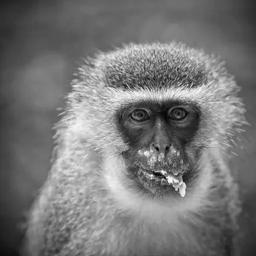
#> input picture A2/b2_a.png, 256 x 256 px
$ jupyter execute --allow-errors _CS6643_A2.ipynb
#> lines starting #> are read from the running program, lines starting #| are printed output that depends on the picture; after the words box and inside, x2 and y2 are one past the last pixel; in counts of white or black regions, pixels touching at a corner belong together; long printed decimals are rounded
[cell 1]
import numpy as np
import matplotlib.pyplot as plt
import cv2

oa_img = cv2.imread('./b2_a.png', cv2.IMREAD_GRAYSCALE)
#> oa_img is the input picture: shape (256, 256); min 0, max 255, mean 118.5
ob_img = cv2.imread('./b2_b.png', cv2.IMREAD_GRAYSCALE)
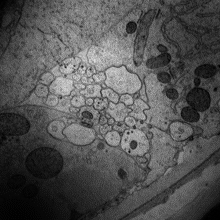
#> input picture A2/b2_b.png, 220 x 220 px
#> ob_img is the input picture: shape (220, 220); min 0, max 220, mean 81.5
oc_img = cv2.imread('./b2_c.png', cv2.IMREAD_GRAYSCALE)
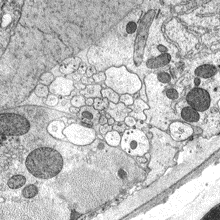
#> input picture A2/b2_c.png, 220 x 220 px
#> oc_img is the input picture: shape (220, 220); min 40, max 255, mean 187.3
na_img = np.array(oa_img)
a_img = ((na_img - np.min(na_img)) * (1/(np.max(na_img) - np.min(na_img)) * 255)).astype('uint8')
nb_img = np.array(ob_img)
b_img = ((nb_img - np.min(nb_img)) * (1/(np.max(nb_img) - np.min(nb_img)) * 255)).astype('uint8')
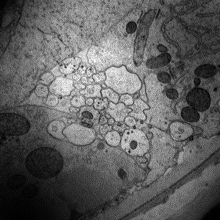
#> b_img: shape (220, 220); min 0, max 254, mean 93.9
nc_img = np.array(oc_img)
c_img = ((nc_img - np.min(nc_img)) * (1/(np.max(nc_img) - np.min(nc_img)) * 255)).astype('uint8')
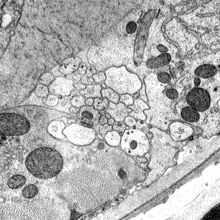
#> c_img: shape (220, 220); min 0, max 254, mean 174.3

# extra helper functions:
# df function
def create_hist(img_in):
    # Initialize a list with 256 zeros to represent the pdf bins
    pdf = [0] * 256
    total_pixels = 0

    # Iterate through each pixel in the image
    for row in img_in:
        for pixel in row:
            # Update the corresponding bin in the pdf
            pdf[pixel] += 1
            total_pixels += 1

    pdf = [count / total_pixels for count in pdf]

    return pdf

# thresholding functions:
# defining manual threshold function here
def manual_threshold(img_in, threshold):

#> called with threshold = 127
    manual_thresh_img = []

    for row in img_in:
        thresholded_row = []
        for pixel in row:
            thresholded_row.append(255 if pixel > threshold else 0)
        manual_thresh_img.append(thresholded_row)
#> after the loop, manual_thresh_img = 256 items

    return manual_thresh_img


global_threshold = 127
# processing A image with both manual & otsu thresholding
pma_img = manual_threshold(a_img, global_threshold)
#> pma_img = 256 items
a_arr = np.array(pma_img)
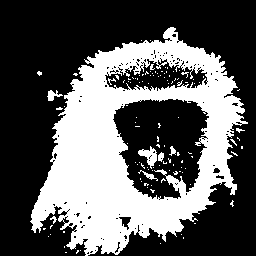
#> a_arr: shape (256, 256) int64; 35.8% white; 119 white regions (110 under 20 px), largest, box (x1, y1, x2, y2) and area: (30, 27, 248, 256) 22552, (138, 146, 157, 169) 198, (47, 90, 63, 101) 87
cv2.imwrite('b2_a_processed_manual.png', a_arr)


# processing B image with both manual & otsu
pmb_img = manual_threshold(b_img, global_threshold)
#> pmb_img = 220 items
b_arr = np.array(pmb_img)
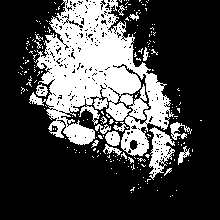
#> b_arr: shape (220, 220) int64; 27.4% white; 214 white regions (197 under 20 px), largest, box (x1, y1, x2, y2) and area: (29, 0, 174, 156) 11061, (149, 127, 175, 180) 660, (170, 122, 192, 140) 170
cv2.imwrite('b2_b_processed_manual.png', b_arr)

# processing C image with both manual & otsu
pmc_img = manual_threshold(c_img, global_threshold)
#> pmc_img = 220 items
c_arr = np.array(pmc_img)
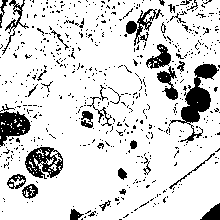
#> c_arr: shape (220, 220) int64; 85.3% white; 584 black regions (547 under 20 px), largest, box (x1, y1, x2, y2) and area: (169, 64, 219, 143) 1174, (25, 147, 63, 179) 663, (0, 111, 31, 147) 629
cv2.imwrite('b2_c_processed_manual.png', c_arr)


# Graph Visualizations
print("A: Histogram, Histogram Post Manual, Histogram Post Otsu")
am_img = cv2.imread('./b2_a_processed_manual.png', cv2.IMREAD_GRAYSCALE)
aog_img = cv2.imread('./b2_a.png', cv2.IMREAD_GRAYSCALE)

#> (the rest of this cell did not finish here and is left out)

[cell 2]
import numpy as np
import matplotlib.pyplot as plt
import cv2

a_img = cv2.imread('./b2_a.png', cv2.IMREAD_GRAYSCALE)
b_img = cv2.imread('./b2_b.png', cv2.IMREAD_GRAYSCALE)
c_img = cv2.imread('./b2_c.png', cv2.IMREAD_GRAYSCALE)
d_img = cv2.imread('./people_processed_x2.png', cv2.IMREAD_GRAYSCALE)
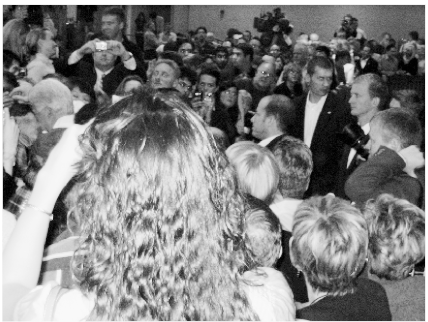
#> input picture A2/people_processed_x2.png, 428 x 322 px
#> d_img is the input picture: shape (322, 428); min 0, max 255, mean 130.2

un_img = np.array(d_img)
u_img = ((un_img - np.min(un_img)) * (1/(np.max(un_img) - np.min(un_img)) * 255)).astype('uint8')

# extra helper functions:
# df function
def create_hist(img_in):
    # Initialize a list with 256 zeros to represent the pdf bins
    pdf = [0] * 256
    total_pixels = 0

    # Iterate through each pixel in the image
    for row in img_in:
        for pixel in row:
            # Update the corresponding bin in the pdf
            pdf[pixel] += 1
            total_pixels += 1
#> after the loop, pdf = 256 values, max 5423 at index 56, min 0 at index 2, mean 538.3; total_pixels = 137816

    pdf = [count / total_pixels for count in pdf]
#> pdf = 256 values, max 0.0393 at index 56, min 0 at index 2, mean 0.00391

    return pdf

def otsu_threshold(img_in):
    # Create histogram
    hist = create_hist(img_in)
#> hist has the same summary as pdf in create_hist
    total_pixels = sum(hist)
#> total_pixels = 1
    sum_total = sum(t * hist[t] for t in range(256))
#> sum_total = 130.2
    sum_back = 0
    w_b = 0
    w_f = total_pixels
#> w_f = 1
    var_max = 0
    threshold = 0
    var_plot = [0] * 256

    # Iterate through all possible thresholds
    for t in range(256):
        w_b += hist[t]
        if w_b == 0:
            continue
        w_f = total_pixels - w_b
        if w_f == 0:
            break

        sum_back += t * hist[t]
        mean_f = (sum_total - sum_back) / w_f
        variance = w_b * w_f * (((sum_back / w_b) - mean_f)**2)
        var_plot[t] = variance

        # Check if new maximum found
        if variance > var_max:
            var_max = variance
            threshold = t
#> this loop made 256 passes
#> (w_b, w_f, sum_back, mean_f, variance, var_max) on passes 1, 2, 4, 11, 21, 30, 38, 47, 57, 66, 74, 82: (0.000102, 1, 0, 130.2, 1.72, 1.72), (0.00198, 0.998, 0.00188, 130.5, 33.17, 33.17), (0.0118, 0.988, 0.0314, 131.7, 194.8, 194.8), (0.0391, 0.961, 0.304, 135.2, 609.3, 609.3), (0.0783, 0.922, 1.09, 140.1, 1149.8, 1149.8), (0.115, 0.885, 2.16, 144.8, 1621.2, 1621.2), (0.145, 0.855, 3.27, 148.5, 1972.2, 1972.2), (0.179, 0.821, 4.84, 152.8, 2330.8, 2330.8), (0.219, 0.781, 7.04, 157.7, 2690.9, 2690.9), (0.254, 0.746, 9.32, 162, 2973.2, 2973.2), (0.286, 0.714, 11.63, 166, 3198.6, 3198.6), (0.316, 0.684, 14.13, 169.8, 3385.7, 3385.7)
#> (w_b, w_f, sum_back, mean_f, variance) on passes 3, 5, 6, 7, 8, 9: (0.00198, 0.998, 0.00188, 130.5, 33.17), (0.0118, 0.988, 0.0314, 131.7, 194.8), (0.0118, 0.988, 0.0314, 131.7, 194.8), (0.0118, 0.988, 0.0314, 131.7, 194.8), (0.0118, 0.988, 0.0314, 131.7, 194.8), (0.0118, 0.988, 0.0314, 131.7, 194.8)
#> after the loop, sum_back = 124.7; threshold = 126; var_max = 3890.1; var_plot = 256 values, max 3890.1 at index 126, min 0 at index 255, mean 2543.7; w_b = 1

    # Apply thresholding to img
    otsu_threshold_img = []
    for row in img_in:
        thresholded_row = []
        for pixel in row:
            thresholded_row.append(255 if pixel > threshold else 0)
        otsu_threshold_img.append(thresholded_row)
#> after the loop, otsu_threshold_img = 322 items

    # Return the result and the optimal threshold
    return otsu_threshold_img, threshold, var_max, var_plot


result_img, result_t, result_vmax, result_plot = otsu_threshold(u_img)
#> result_img = 322 items; result_t = 126; result_vmax = 3890.1; result_plot has the same summary as var_plot in otsu_threshold
arr = np.array(result_img)
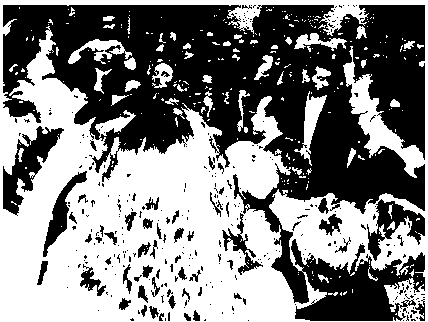
#> arr: shape (322, 428) int64; 50.6% white; 325 black regions (267 under 20 px), largest, box (x1, y1, x2, y2) and area: (3, 5, 425, 321) 58967, (3, 126, 64, 216) 2019, (367, 199, 425, 261) 1358
print("Otsu Threshold: ", result_t)
#| Otsu Threshold:  126
print("Max-Variance: ", result_vmax)
#| Max-Variance:  3890.093
cv2.imwrite('otsu_result.png', arr)

post_res_img = cv2.imread('./otsu_result.png', cv2.IMREAD_GRAYSCALE)
#> (the rest of this cell did not finish here and is left out)
